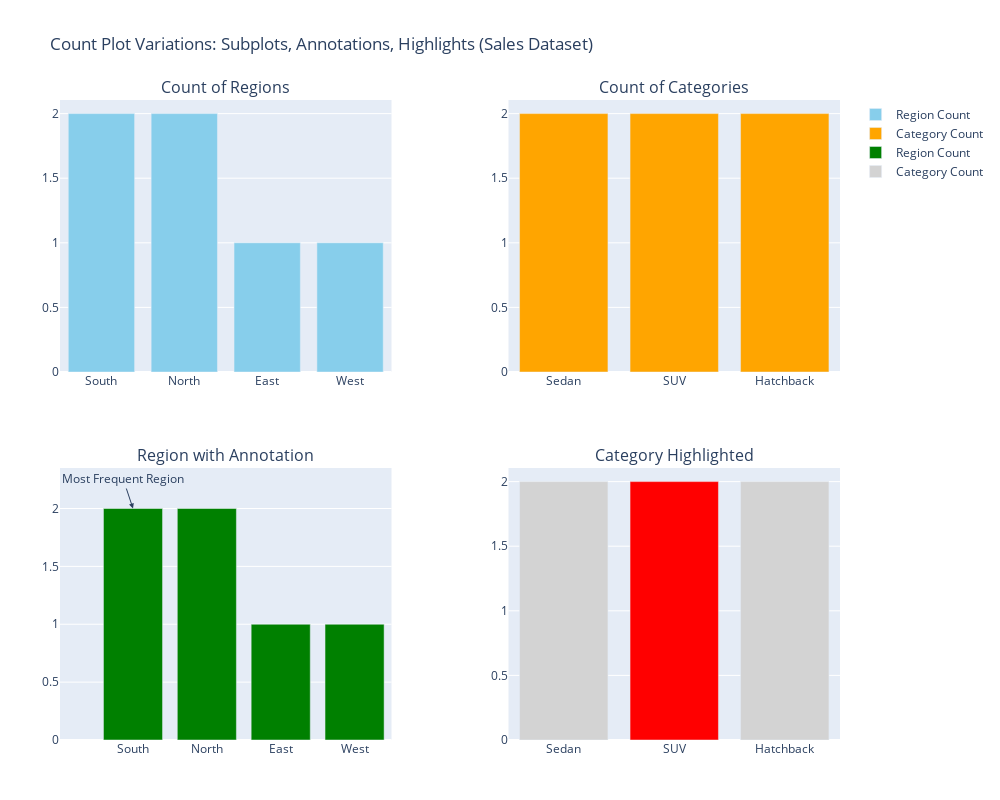

Notebook cell for this chart:
### Code cell
count_region = df["Region"].value_counts().reset_index()
count_region.columns = ["Region", "Count"]

count_category = df["Category"].value_counts().reset_index()
count_category.columns = ["Category", "Count"]

fig = make_subplots(
    rows=2,
    cols=2,
    subplot_titles=[
        "Count of Regions",
        "Count of Categories",
        "Region with Annotation",
        "Category Highlighted"
    ],
    horizontal_spacing=0.15,
    vertical_spacing=0.15
)

fig.add_trace(
    go.Bar(x=count_region["Region"], y=count_region["Count"], name="Region Count", marker_color="skyblue"),
    row=1, col=1
)

fig.add_trace(
    go.Bar(x=count_category["Category"], y=count_category["Count"], name="Category Count", marker_color="orange"),
    row=1, col=2
)

fig.add_trace(
    go.Bar(x=count_region["Region"], y=count_region["Count"], name="Region Count", marker_color="green"),
    row=2, col=1
)
most_region = count_region.loc[count_region["Count"].idxmax()]
fig.add_annotation(
    x=most_region["Region"],
    y=most_region["Count"],
    text="Most Frequent Region",
    showarrow=True,
    arrowhead=2,
    row=2, col=1
)

colors = ["red" if c=="SUV" else "lightgrey" for c in count_category["Category"]]
fig.add_trace(
    go.Bar(x=count_category["Category"], y=count_category["Count"], name="Category Count", marker_color=colors),
    row=2, col=2
)
fig.update_layout(
    title="Count Plot Variations: Subplots, Annotations, Highlights (Sales Dataset)",
    height=800,
    width=1000,
    margin=dict(l=60, r=60, t=100, b=60),
    hovermode="x unified"
)

fig.show()

### Figure 1 — Plotly figure (JSON) as saved in the notebook; plotly's stock layout.template omitted (floating-point values rounded to 4 significant figures)
{"data": [{"marker": {"color": "skyblue"}, "name": "Region Count", "type": "bar", "x": ["South", "North", "East", "West"], "xaxis": "x", "y": [2, 2, 1, 1], "yaxis": "y"}, {"marker": {"color": "orange"}, "name": "Category Count", "type": "bar", "x": ["Sedan", "SUV", "Hatchback"], "xaxis": "x2", "y": [2, 2, 2], "yaxis": "y2"}, {"marker": {"color": "green"}, "name": "Region Count", "type": "bar", "x": ["South", "North", "East", "West"], "xaxis": "x3", "y": [2, 2, 1, 1], "yaxis": "y3"}, {"marker": {"color": ["lightgrey", "red", "lightgrey"]}, "name": "Category Count", "type": "bar", "x": ["Sedan", "SUV", "Hatchback"], "xaxis": "x4", "y": [2, 2, 2], "yaxis": "y4"}], "layout": {"annotations": [{"font": {"size": 16}, "showarrow": false, "text": "Count of Regions", "x": 0.2125, "xanchor": "center", "xref": "paper", "y": 1, "yanchor": "bottom", "yref": "paper"}, {"font": {"size": 16}, "showarrow": false, "text": "Count of Categories", "x": 0.7875, "xanchor": "center", "xref": "paper", "y": 1, "yanchor": "bottom", "yref": "paper"}, {"font": {"size": 16}, "showarrow": false, "text": "Region with Annotation", "x": 0.2125, "xanchor": "center", "xref": "paper", "y": 0.425, "yanchor": "bottom", "yref": "paper"}, {"font": {"size": 16}, "showarrow": false, "text": "Category Highlighted", "x": 0.7875, "xanchor": "center", "xref": "paper", "y": 0.425, "yanchor": "bottom", "yref": "paper"}, {"arrowhead": 2, "showarrow": true, "text": "Most Frequent Region", "x": "South", "xref": "x3", "y": 2, "yref": "y3"}], "height": 800, "hovermode": "x unified", "margin": {"b": 60, "l": 60, "r": 60, "t": 100}, "title": {"text": "Count Plot Variations: Subplots, Annotations, Highlights (Sales Dataset)"}, "width": 1000, "xaxis": {"anchor": "y", "domain": [0, 0.425]}, "xaxis2": {"anchor": "y2", "domain": [0.575, 1]}, "xaxis3": {"anchor": "y3", "domain": [0, 0.425]}, "xaxis4": {"anchor": "y4", "domain": [0.575, 1]}, "yaxis": {"anchor": "x", "domain": [0.575, 1]}, "yaxis2": {"anchor": "x2", "domain": [0.575, 1]}, "yaxis3": {"anchor": "x3", "domain": [0, 0.425]}, "yaxis4": {"anchor": "x4", "domain": [0, 0.425]}}}
